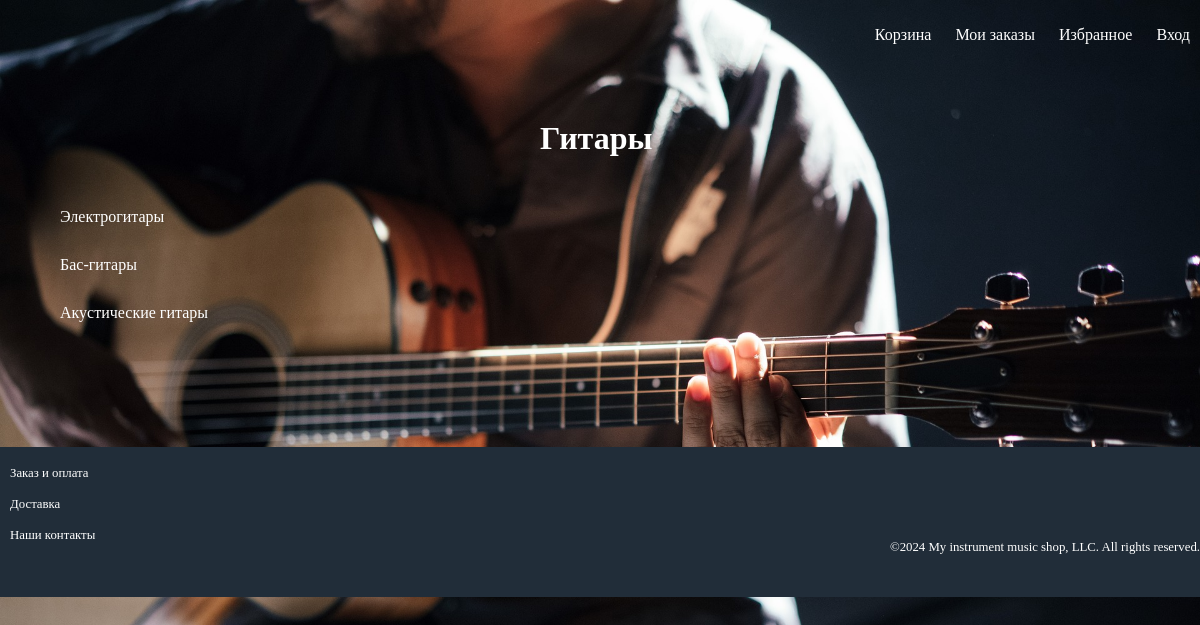
/catalog/guitars/, run on the app's committed database.
### catalog/models.py (models this page shows, shortened)
class Category(models.Model):
    type_of_instruments = models.CharField(max_length=100)    # тип инструмента
    slug = models.SlugField(null=True)
    class Meta:
        ordering = ['slug']
    def __str__(self):
        return self.type_of_instruments

class ShowcaseOfInstrumentst(models.Model): # Модель с типами товаров электро, бас, акустика, пластик, комбо, голова, кабинет, и т.д.
    goods = models.CharField(max_length=100)
    slug = models.SlugField()
    type_of_instruments_showcase = models.ForeignKey(Category, on_delete=models.CASCADE, null=True)

### catalog/views.py (the view)
# urls.py: path('catalog/<slug:slug>/', views.details_of_category, name='details_of_category'),
def details_of_category(request, slug):
    category_of_instr = get_object_or_404(Category, slug=slug) # этим запросом получим категорию инструменов ударные гитары клавиши или прочее, в том числе
    value = slug # переменная для того что бы подключались фоны в каталоге
    type_of_instr_in_category = category_of_instr.showcaseofinstrumentst_set.filter(type_of_instruments_showcase_id=category_of_instr) # типы инструментов в категории бас, акустика, электро и тд
    return render(request, 'catalog/details_of_category.html', {'type_of_instr_in_category':type_of_instr_in_category, 'category_of_instr':category_of_instr, 'value':value})

### templates/catalog/details_of_category.html (shortened to what this page needs)
{% extends 'base.html' %}
{% load static %}
{% block link %}
{% if value == 'drums' %}
    <link rel="stylesheet" href="{% static 'css_styles/css_for_catalog_drums.css' %}">
{% elif value == 'keyboards' %}
    <link rel="stylesheet" href="{% static 'css_styles/css_for_catalog_keyboards.css' %}">
{% elif value == 'for-the-studio' %}
    <link rel="stylesheet" href="{% static 'css_styles/css_for_catalog_for_the_studio.css' %}">
{% elif value == 'guitars' %}
    <link rel="stylesheet" href="{% static 'css_styles/css_for_catalog_guitars.css' %}">
{% elif value == 'microphones' %}
    <link rel="stylesheet" href="{% static 'css_styles/css_for_catalog_microphones.css' %}">
{% elif value == 'switching' %}
    <link rel="stylesheet" href="{% static 'css_styles/css_for_catalog_switching.css' %}">
{% elif value == 'guitar-amps' %}
    <link rel="stylesheet" href="{% static 'css_styles/css_for_catalog_guitar_amps.css' %}">
{% endif %}
{% endblock link %}
{% block content %}
    <h1 class="head_of_instruments">{{category_of_instr}}</h1>
<ul class="list_of_instuments">
    {% for i in type_of_instr_in_category %}
    <li >
        <a style="color: white; text-decoration: none" href="{% url 'catalog:details' i.slug %}">{{i.goods}}</a>
    </li>
    {% endfor %}
</ul>
{% endblock content %}

### catalog/static/css_styles/css_for_catalog_guitars.css (style rules this page uses)
* { margin: 0; padding: 0; }
body { background-image: url("/static/images/cover-for-guitars.jpg"); background-size: 100%; background-attachment: fixed; background-repeat: no-repeat; background-position: center top; height: 100vh; }
.head_of_instruments { margin-left:45%; font-family: Montserrat; color: white; }
.list_of_instuments { margin-top:3% ; margin-bottom: 5%; margin-left: 5%; list-style: none; font-family: Montserrat; text-decoration: none; line-height: 3em; }

### data on the page
Category: type_of_instruments "Гитары"
ShowcaseOfInstrumentst: goods "Электрогитары"
ShowcaseOfInstrumentst: goods "Бас-гитары"
ShowcaseOfInstrumentst: goods "Акустические гитары"
